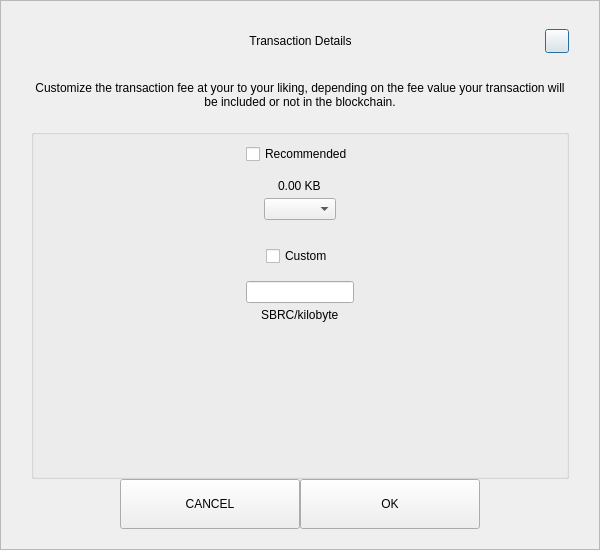
<?xml version="1.0" encoding="UTF-8"?>
<ui version="4.0">
 <class>SendCustomFeeDialog</class>
 <widget class="QDialog" name="SendCustomFeeDialog">
  <property name="geometry">
   <rect>
    <x>0</x>
    <y>0</y>
    <width>600</width>
    <height>550</height>
   </rect>
  </property>
  <property name="windowTitle">
   <string>Form</string>
  </property>
  <layout class="QVBoxLayout" name="verticalLayout_3">
   <property name="spacing">
    <number>0</number>
   </property>
   <property name="leftMargin">
    <number>0</number>
   </property>
   <property name="topMargin">
    <number>0</number>
   </property>
   <property name="rightMargin">
    <number>0</number>
   </property>
   <property name="bottomMargin">
    <number>0</number>
   </property>
   <item>
    <widget class="QFrame" name="frame">
     <property name="styleSheet">
      <string notr="true"/>
     </property>
     <property name="frameShape">
      <enum>QFrame::StyledPanel</enum>
     </property>
     <property name="frameShadow">
      <enum>QFrame::Raised</enum>
     </property>
     <layout class="QVBoxLayout" name="verticalLayout_2">
      <property name="spacing">
       <number>0</number>
      </property>
      <property name="leftMargin">
       <number>30</number>
      </property>
      <property name="topMargin">
       <number>20</number>
      </property>
      <property name="rightMargin">
       <number>30</number>
      </property>
      <property name="bottomMargin">
       <number>20</number>
      </property>
      <item>
       <layout class="QHBoxLayout" name="horizontalLayout_3">
        <property name="spacing">
         <number>0</number>
        </property>
        <item>
         <spacer name="horizontalSpacer_21">
          <property name="orientation">
           <enum>Qt::Horizontal</enum>
          </property>
          <property name="sizeHint" stdset="0">
           <size>
            <width>40</width>
            <height>20</height>
           </size>
          </property>
         </spacer>
        </item>
        <item>
         <widget class="QLabel" name="labelTitle">
          <property name="minimumSize">
           <size>
            <width>0</width>
            <height>40</height>
           </size>
          </property>
          <property name="maximumSize">
           <size>
            <width>16777215</width>
            <height>40</height>
           </size>
          </property>
          <property name="styleSheet">
           <string notr="true">padding-left:24px;</string>
          </property>
          <property name="text">
           <string>Transaction Details</string>
          </property>
          <property name="alignment">
           <set>Qt::AlignCenter</set>
          </property>
          <property name="margin">
           <number>7</number>
          </property>
         </widget>
        </item>
        <item>
         <spacer name="horizontalSpacer">
          <property name="orientation">
           <enum>Qt::Horizontal</enum>
          </property>
          <property name="sizeHint" stdset="0">
           <size>
            <width>40</width>
            <height>20</height>
           </size>
          </property>
         </spacer>
        </item>
        <item>
         <widget class="QPushButton" name="btnEsc">
          <property name="minimumSize">
           <size>
            <width>24</width>
            <height>24</height>
           </size>
          </property>
          <property name="maximumSize">
           <size>
            <width>24</width>
            <height>24</height>
           </size>
          </property>
          <property name="text">
           <string/>
          </property>
         </widget>
        </item>
       </layout>
      </item>
      <item>
       <spacer name="verticalSpacer_2">
        <property name="orientation">
         <enum>Qt::Vertical</enum>
        </property>
        <property name="sizeType">
         <enum>QSizePolicy::Fixed</enum>
        </property>
        <property name="sizeHint" stdset="0">
         <size>
          <width>20</width>
          <height>20</height>
         </size>
        </property>
       </spacer>
      </item>
      <item>
       <widget class="QLabel" name="labelMessage">
        <property name="text">
         <string>Customize the transaction fee at your to your liking, depending on the fee value your transaction will be included or not in the blockchain.</string>
        </property>
        <property name="alignment">
         <set>Qt::AlignCenter</set>
        </property>
        <property name="wordWrap">
         <bool>true</bool>
        </property>
       </widget>
      </item>
      <item>
       <spacer name="verticalSpacer_3">
        <property name="orientation">
         <enum>Qt::Vertical</enum>
        </property>
        <property name="sizeType">
         <enum>QSizePolicy::Fixed</enum>
        </property>
        <property name="sizeHint" stdset="0">
         <size>
          <width>20</width>
          <height>20</height>
         </size>
        </property>
       </spacer>
      </item>
      <item>
       <widget class="QGroupBox" name="groupBox">
        <property name="title">
         <string/>
        </property>
        <layout class="QVBoxLayout" name="verticalLayout">
         <property name="leftMargin">
          <number>12</number>
         </property>
         <property name="rightMargin">
          <number>12</number>
         </property>
         <item>
          <layout class="QVBoxLayout" name="verticalLayout_4">
           <property name="spacing">
            <number>5</number>
           </property>
           <item alignment="Qt::AlignHCenter">
            <widget class="QCheckBox" name="checkBoxRecommended">
             <property name="text">
              <string>Recommended</string>
             </property>
            </widget>
           </item>
           <item>
            <spacer name="verticalSpacer_5">
             <property name="orientation">
              <enum>Qt::Vertical</enum>
             </property>
             <property name="sizeType">
              <enum>QSizePolicy::Fixed</enum>
             </property>
             <property name="sizeHint" stdset="0">
              <size>
               <width>20</width>
               <height>10</height>
              </size>
             </property>
            </spacer>
           </item>
           <item alignment="Qt::AlignHCenter">
            <widget class="QLabel" name="labelFee">
             <property name="text">
              <string>0.00 KB</string>
             </property>
            </widget>
           </item>
           <item alignment="Qt::AlignHCenter">
            <widget class="QComboBox" name="comboBoxRecommended"/>
           </item>
          </layout>
         </item>
         <item>
          <spacer name="verticalSpacer">
           <property name="orientation">
            <enum>Qt::Vertical</enum>
           </property>
           <property name="sizeType">
            <enum>QSizePolicy::Fixed</enum>
           </property>
           <property name="sizeHint" stdset="0">
            <size>
             <width>20</width>
             <height>20</height>
            </size>
           </property>
          </spacer>
         </item>
         <item>
          <layout class="QVBoxLayout" name="verticalLayout_5">
           <property name="spacing">
            <number>5</number>
           </property>
           <item alignment="Qt::AlignHCenter">
            <widget class="QCheckBox" name="checkBoxCustom">
             <property name="text">
              <string>Custom</string>
             </property>
            </widget>
           </item>
           <item>
            <spacer name="verticalSpacer_6">
             <property name="orientation">
              <enum>Qt::Vertical</enum>
             </property>
             <property name="sizeType">
              <enum>QSizePolicy::Fixed</enum>
             </property>
             <property name="sizeHint" stdset="0">
              <size>
               <width>20</width>
               <height>10</height>
              </size>
             </property>
            </spacer>
           </item>
           <item alignment="Qt::AlignHCenter">
            <widget class="QLineEdit" name="lineEditCustomFee"/>
           </item>
           <item alignment="Qt::AlignHCenter">
            <widget class="QLabel" name="labelCustomFee">
             <property name="text">
              <string>SBRC/kilobyte</string>
             </property>
            </widget>
           </item>
          </layout>
         </item>
         <item>
          <spacer name="verticalSpacer_4">
           <property name="orientation">
            <enum>Qt::Vertical</enum>
           </property>
           <property name="sizeHint" stdset="0">
            <size>
             <width>20</width>
             <height>40</height>
            </size>
           </property>
          </spacer>
         </item>
        </layout>
       </widget>
      </item>
      <item>
       <layout class="QHBoxLayout" name="horizontalLayout" stretch="1,2,2,1">
        <item>
         <spacer name="horizontalSpacer1">
          <property name="orientation">
           <enum>Qt::Horizontal</enum>
          </property>
          <property name="sizeHint" stdset="0">
           <size>
            <width>40</width>
            <height>20</height>
           </size>
          </property>
         </spacer>
        </item>
        <item>
         <widget class="QPushButton" name="btnCancel">
          <property name="minimumSize">
           <size>
            <width>180</width>
            <height>50</height>
           </size>
          </property>
          <property name="focusPolicy">
           <enum>Qt::NoFocus</enum>
          </property>
          <property name="text">
           <string>CANCEL</string>
          </property>
         </widget>
        </item>
        <item>
         <widget class="QPushButton" name="btnSave">
          <property name="minimumSize">
           <size>
            <width>180</width>
            <height>50</height>
           </size>
          </property>
          <property name="focusPolicy">
           <enum>Qt::NoFocus</enum>
          </property>
          <property name="text">
           <string>OK</string>
          </property>
         </widget>
        </item>
        <item>
         <spacer name="horizontalSpacer_2">
          <property name="orientation">
           <enum>Qt::Horizontal</enum>
          </property>
          <property name="sizeHint" stdset="0">
           <size>
            <width>40</width>
            <height>20</height>
           </size>
          </property>
         </spacer>
        </item>
       </layout>
      </item>
     </layout>
    </widget>
   </item>
  </layout>
 </widget>
 <resources/>
 <connections/>
</ui>
